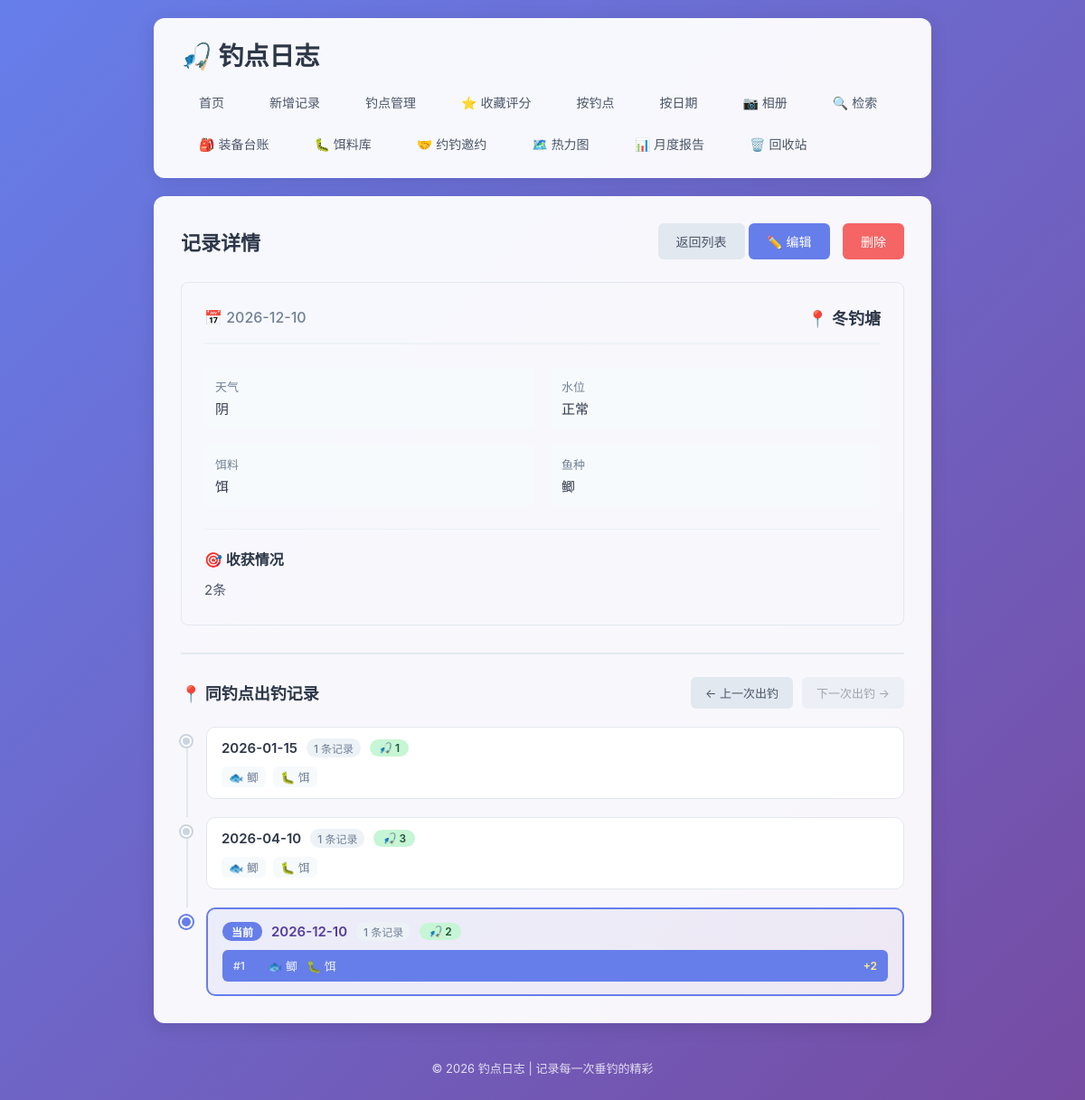
Before: /log/291?page=1&sort=date_desc&per_page=20 with the older database file.
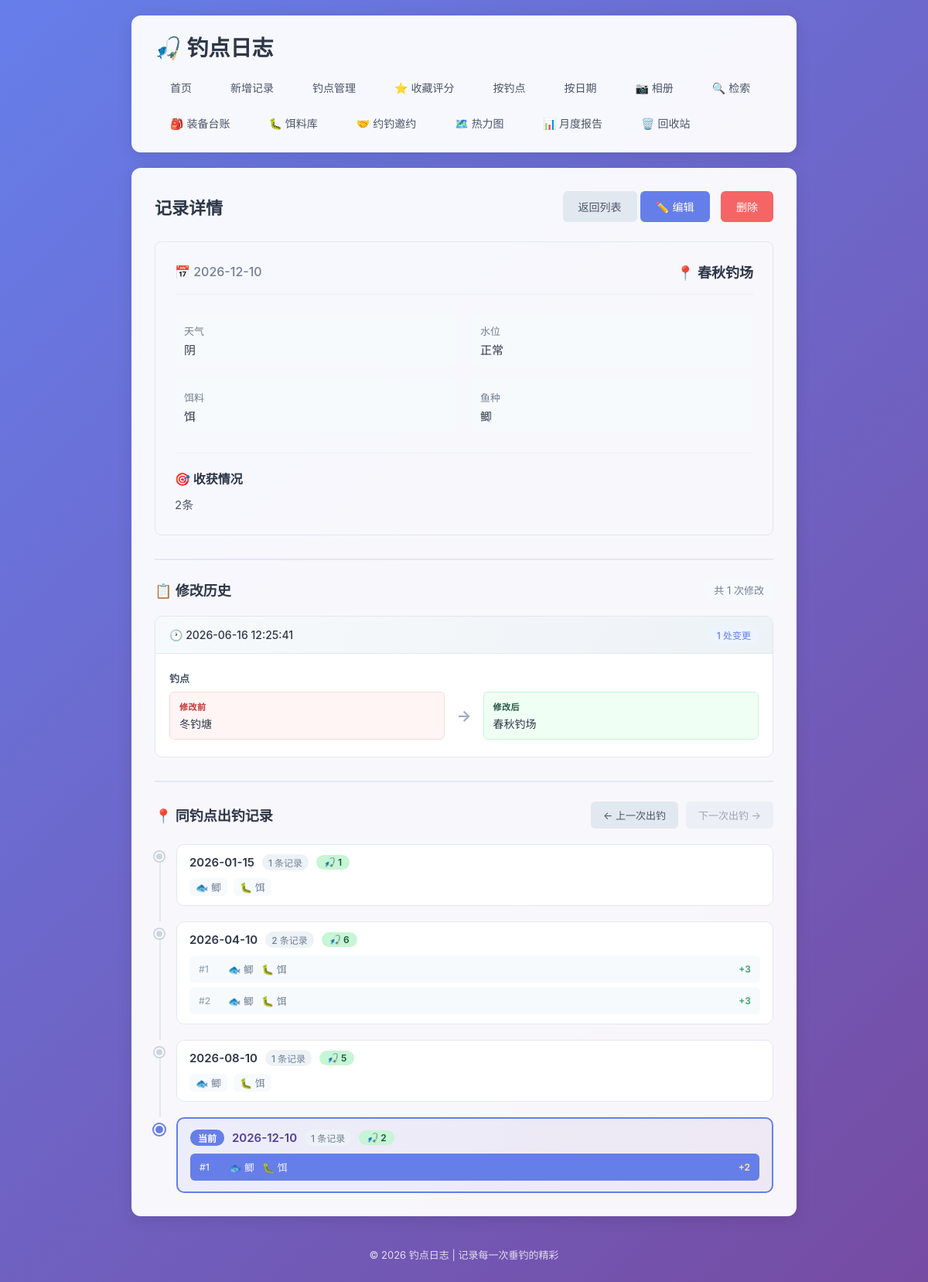
After: the same page with the newer database file.
### tables this page shows
CREATE TABLE fishing_logs (
            id INTEGER PRIMARY KEY AUTOINCREMENT,
            spot TEXT NOT NULL,
            weather TEXT NOT NULL,
            water_level TEXT NOT NULL,
            bait TEXT NOT NULL,
            fish_species TEXT NOT NULL,
            harvest TEXT NOT NULL,
            next_strategy TEXT,
            created_at DATE NOT NULL
        , temperature TEXT, humidity TEXT, wind TEXT, deleted_at TIMESTAMP, next_strategy_date DATE);

CREATE TABLE audit_logs (
            id INTEGER PRIMARY KEY AUTOINCREMENT,
            log_id INTEGER NOT NULL,
            field_name TEXT NOT NULL,
            old_value TEXT,
            new_value TEXT,
            changed_at TIMESTAMP DEFAULT CURRENT_TIMESTAMP, batch_id TEXT DEFAULT 'legacy' NOT NULL,
            FOREIGN KEY (log_id) REFERENCES fishing_logs(id) ON DELETE CASCADE
        );

### app.py (the view)
@app.route('/log/<int:log_id>')
def log_detail(log_id):
    page = request.args.get('page', 1, type=int)
    sort_by = request.args.get('sort', 'date_desc')
    per_page = request.args.get('per_page', 20, type=int)
    conn = get_db()
    log = conn.execute('SELECT * FROM fishing_logs WHERE id = ?', (log_id,)).fetchone()
    if log is None:
        conn.close()
        flash('记录不存在！', 'error')
        return redirect(url_for('index'))
    audit_logs = get_audit_logs(conn, log_id)
    log_equipments, total_equipment_cost = get_log_equipments(conn, log_id)
    log_photos = get_log_photos(conn, log_id)
    spot_logs = conn.execute('''
        SELECT id, created_at, harvest, fish_species, bait
        FROM fishing_logs
        WHERE spot = ? AND deleted_at IS NULL
        ORDER BY created_at ASC, id ASC
    ''', (log['spot'],)).fetchall()
    date_groups = {}
    date_list = []
    for item in spot_logs:
        item_dict = dict(item)
        item_dict['harvest_value'] = parse_harvest_value(item['harvest'])
        date = item['created_at']
        if date not in date_groups:
            date_groups[date] = []
            date_list.append(date)
        date_groups[date].append(item_dict)
    spot_timeline = []
    current_date_index = None
    current_log_in_date = None
    for idx, date in enumerate(date_list):
        logs = date_groups[date]
        total_harvest = sum(l['harvest_value'] for l in logs)
        has_current = any(l['id'] == log_id for l in logs)
        if has_current:
            current_date_index = idx
            for i, l in enumerate(logs):
                if l['id'] == log_id:
                    current_log_in_date = i
                    break
        spot_timeline.append({
            'date': date,
            'logs': logs,
            'log_count': len(logs),
            'total_harvest': total_harvest,
            'has_current': has_current
        })
    prev_day_logs = None
    next_day_logs = None
    if current_date_index is not None:
        if current_date_index > 0:
            prev_date_logs = date_groups[date_list[current_date_index - 1]]
            prev_day_logs = prev_date_logs[0]
        if current_date_index < len(date_list) - 1:
            next_date_logs = date_groups[date_list[current_date_index + 1]]
            next_day_logs = next_date_logs[0]
    harvest_value = parse_harvest_value(log['harvest'])
    cost_per_kg = 0
    if harvest_value > 0 and total_equipment_cost > 0:
        cost_per_kg = round(total_equipment_cost / harvest_value, 2)
    conn.close()
    return render_template('detail.html', log=log, audit_logs=audit_logs,
                           page=page, sort_by=sort_by, per_page=per_page,
                           spot_timeline=spot_timeline,
                           current_date_index=current_date_index,
                           current_log_in_date=current_log_in_date,
                           prev_day_logs=prev_day_logs, next_day_logs=next_day_logs,
                           log_equipments=log_equipments,
                           total_equipment_cost=total_equipment_cost,
                           harvest_value=harvest_value,
                           cost_per_kg=cost_per_kg,
                           log_photos=log_photos)

### app.py (called while the page is built, shortened)
def get_db():
    conn = sqlite3.connect(DB_PATH)
    conn.row_factory = sqlite3.Row
    return conn

def parse_harvest_value(harvest_str):
    if not harvest_str:
        return 0
    harvest_str = str(harvest_str).strip()
    if not harvest_str:
        return 0
    zero_keywords = [
        '空军', '白板', '打龟', '空手', '空竿', '光头',
        '没钓到', '无收获', '零收获', '零', '0', '打飞机',
        '参军', '空', '龟', '白跑一趟', '参军了', '空军了'
    ]
    lower_str = harvest_str.lower()
    for kw in zero_keywords:
        if kw.lower() in lower_str:
            return 0
    matches = re.findall(r'(\d+(?:\.\d+)?)', harvest_str)
    if matches:
        num_str = matches[-1]
        try:
            if '.' in num_str:
                return float(num_str)
            else:
                return int(num_str)
        except ValueError:
            pass

### templates/detail.html (shortened to what the changed rows need)
{% extends 'base.html' %}
{% block content %}
    <div class="page-header">
        <h2>记录详情</h2>
    </div>
    <div class="detail-card">
        <div class="detail-header">
            <span class="detail-date">📅 {{ log['created_at'] }}</span>
            <span class="detail-spot">📍 {{ log['spot'] }}</span>
        </div>
        <div class="detail-grid">
            <div class="detail-item">
                <span class="detail-label">天气</span>
                <span class="detail-value">{{ log['weather'] }}</span>
            </div>
            <div class="detail-item">
                <span class="detail-label">水位</span>
                <span class="detail-value">{{ log['water_level'] }}</span>
            </div>
            <div class="detail-item">
                <span class="detail-label">饵料</span>
                <span class="detail-value">{{ log['bait'] }}</span>
            </div>
            <div class="detail-item">
                <span class="detail-label">鱼种</span>
                <span class="detail-value">{{ log['fish_species'] }}</span>
            </div>
        </div>
        <div class="detail-section">
            <h3>🎯 收获情况</h3>
            <p class="detail-text">{{ log['harvest'] }}</p>
        </div>
    </div>
    {% if audit_logs %}
        <div class="audit-section">
            <div class="audit-header">
                <h3>📋 修改历史</h3>
                <span class="audit-count">共 {{ audit_logs|length }} 次修改</span>
            </div>
            <div class="audit-timeline">
                {% for group in audit_logs %}
                    <div class="audit-group">
                        <div class="audit-group-header">
                            <span class="audit-time">🕐 {{ group.timestamp }}</span>
                            <span class="audit-change-count">{{ group.changes|length }} 处变更</span>
                        </div>
                        <div class="audit-changes">
                            {% for change in group.changes %}
                                <div class="audit-change-item">
                                    <div class="audit-field">{{ change.field_label }}</div>
                                    <div class="audit-values">
                                        <div class="audit-old-value">
                                            <span class="value-label">修改前</span>
                                            <span class="value-content">{{ change.old_value or '(空)' }}</span>
                                        </div>
                                        <div class="audit-arrow">→</div>
                                        <div class="audit-new-value">
                                            <span class="value-label">修改后</span>
                                            <span class="value-content">{{ change.new_value or '(空)' }}</span>
                                        </div>
                                    </div>
                                </div>
                            {% endfor %}
                        </div>
                    </div>
                {% endfor %}
            </div>
        </div>
    {% endif %}
    {% if spot_timeline %}
        <div class="spot-timeline-section">
            <div class="spot-timeline">
                {% for day in spot_timeline %}
                    <div class="spot-timeline-item {% if day['has_current'] %}current{% endif %}">
                        <div class="spot-timeline-dot"></div>
                        <div class="spot-timeline-line"></div>
                        <div class="spot-timeline-content">
                            {% if day['has_current'] %}
                                <div class="spot-timeline-date-header">
                                    <span class="current-badge">当前</span>
                                    <span class="timeline-date-text">{{ day['date'] }}</span>
                                    <span class="timeline-count-badge">{{ day['log_count'] }} 条记录</span>
                                    {% if day['total_harvest'] > 0 %}
                                        <span class="harvest-badge good">🎣 {{ day['total_harvest'] }}</span>
                                    {% else %}
                                        <span class="harvest-badge bad">空军</span>
                                    {% endif %}
                                </div>
                                <div class="timeline-day-logs">
                                    {% for item in day['logs'] %}
                                        <div class="timeline-log-item {% if item['id'] == log['id'] %}active{% endif %}">
                                                    <span class="log-index">#{{ loop.index }}</span>
                                                    {% if item['fish_species'] %}<span class="log-meta">🐟 {{ item['fish_species'] }}</span>{% endif %}
                                                    {% if item['bait'] %}<span class="log-meta">🐛 {{ item['bait'] }}</span>{% endif %}
                                                    {% if item['harvest_value'] > 0 %}
                                                        <span class="log-harvest good">+{{ item['harvest_value'] }}</span>
                                                    {% else %}
                                                        <span class="log-harvest bad">空军</span>
                                                    {% endif %}
                                        </div>
                                    {% endfor %}
                                </div>
                            {% else %}
                                <a href="{{ url_for('log_detail', log_id=day['logs'][0]['id'], page=page, sort=sort_by, per_page=per_page) }}" class="spot-timeline-link">
                                    <div class="spot-timeline-date-header">
                                        <span class="timeline-date-text">{{ day['date'] }}</span>
                                        <span class="timeline-count-badge">{{ day['log_count'] }} 条记录</span>
                                        {% if day['total_harvest'] > 0 %}
                                            <span class="harvest-badge good">🎣 {{ day['total_harvest'] }}</span>
                                        {% else %}
                                            <span class="harvest-badge bad">空军</span>
                                        {% endif %}
                                    </div>
                                    {% if day['log_count'] > 1 %}
                                        <div class="timeline-day-logs">
                                            {% for item in day['logs'] %}
                                                <div class="timeline-log-item">
                                                    <span class="log-index">#{{ loop.index }}</span>
                                                    {% if item['fish_species'] %}<span class="log-meta">🐟 {{ item['fish_species'] }}</span>{% endif %}
                                                    {% if item['bait'] %}<span class="log-meta">🐛 {{ item['bait'] }}</span>{% endif %}
                                                    {% if item['harvest_value'] > 0 %}
                                                        <span class="log-harvest good">+{{ item['harvest_value'] }}</span>
                                                    {% else %}
                                                        <span class="log-harvest bad">空军</span>
                                                    {% endif %}
                                                </div>
                                            {% endfor %}
                                        </div>
                                    {% else %}
                                        <div class="timeline-day-summary">
                                            {% set item = day['logs'][0] %}
                                            {% if item['fish_species'] %}<span class="meta-item">🐟 {{ item['fish_species'] }}</span>{% endif %}
                                            {% if item['bait'] %}<span class="meta-item">🐛 {{ item['bait'] }}</span>{% endif %}
                                        </div>
                                    {% endif %}
                                </a>
                            {% endif %}
                        </div>
                    </div>
                {% endfor %}
            </div>
        </div>
    {% endif %}
{% endblock %}

Changed rows visible on the page:
no longer on one of the page's lists (row edited): fishing_logs: date "2026-04-10", fish_species "鲫", bait "饵"
changed fishing_logs "正常": spot "冬钓塘" → "春秋钓场"
added audit_logs: timestamp "2026-06-16 12:25:41", changes|length "1", field_label "钓点", old_value "冬钓塘", new_value "春秋钓场"
now on this page (row edited): fishing_logs: date "2026-04-10", log_count "2", total_harvest "6", fish_species "鲫", bait "饵", harvest_value "3", fishing_logs (fish_species "鲫", bait "饵", harvest_value "3")
now on this page (row edited): fishing_logs: date "2026-08-10", log_count "1", total_harvest "5", fish_species "鲫", bait "饵", shown under "📍 同钓点出钓记录"
Other visible differences:
{{ audit_logs|length }}: (not shown) → "1"
text now shown: "📋 修改历史 共 次修改"
